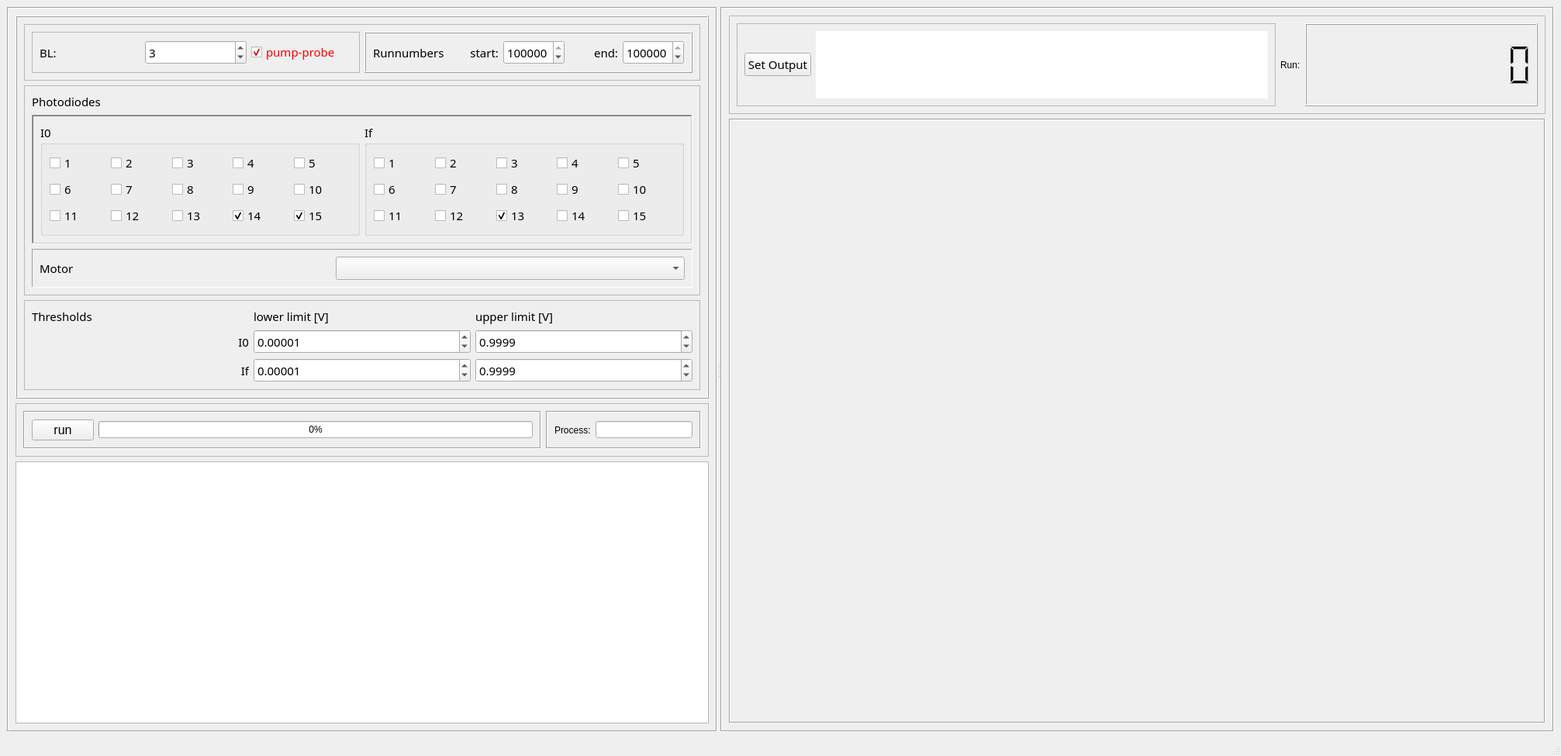
<?xml version="1.0" encoding="UTF-8"?>
<ui version="4.0">
 <class>MainWindow</class>
 <widget class="QMainWindow" name="MainWindow">
  <property name="geometry">
   <rect>
    <x>0</x>
    <y>0</y>
    <width>2013</width>
    <height>975</height>
   </rect>
  </property>
  <property name="windowTitle">
   <string>MainWindow</string>
  </property>
  <widget class="QWidget" name="centralwidget">
   <layout class="QGridLayout" name="gridLayout_5">
    <item row="0" column="0">
     <widget class="QSplitter" name="splitter">
      <property name="orientation">
       <enum>Qt::Horizontal</enum>
      </property>
      <widget class="QFrame" name="frame_10">
       <property name="frameShape">
        <enum>QFrame::Box</enum>
       </property>
       <property name="frameShadow">
        <enum>QFrame::Sunken</enum>
       </property>
       <property name="lineWidth">
        <number>1</number>
       </property>
       <layout class="QVBoxLayout" name="verticalLayout_2">
        <item>
         <widget class="QFrame" name="frame">
          <property name="font">
           <font>
            <family>Sans Serif</family>
            <pointsize>11</pointsize>
            <weight>50</weight>
            <bold>false</bold>
           </font>
          </property>
          <property name="frameShape">
           <enum>QFrame::Box</enum>
          </property>
          <property name="frameShadow">
           <enum>QFrame::Raised</enum>
          </property>
          <layout class="QVBoxLayout" name="verticalLayout">
           <item>
            <widget class="QFrame" name="frame_8">
             <property name="frameShape">
              <enum>QFrame::StyledPanel</enum>
             </property>
             <property name="frameShadow">
              <enum>QFrame::Raised</enum>
             </property>
             <layout class="QHBoxLayout" name="horizontalLayout_3">
              <item>
               <widget class="QFrame" name="frame_6">
                <property name="frameShape">
                 <enum>QFrame::StyledPanel</enum>
                </property>
                <property name="frameShadow">
                 <enum>QFrame::Raised</enum>
                </property>
                <layout class="QGridLayout" name="gridLayout_3">
                 <item row="0" column="0">
                  <widget class="QLabel" name="label_6">
                   <property name="font">
                    <font>
                     <family>Sans Serif</family>
                     <pointsize>11</pointsize>
                     <weight>50</weight>
                     <bold>false</bold>
                    </font>
                   </property>
                   <property name="text">
                    <string>BL:</string>
                   </property>
                  </widget>
                 </item>
                 <item row="0" column="1">
                  <widget class="QSpinBox" name="sB_BL">
                   <property name="font">
                    <font>
                     <family>Sans Serif</family>
                     <pointsize>11</pointsize>
                     <weight>50</weight>
                     <bold>false</bold>
                    </font>
                   </property>
                   <property name="minimum">
                    <number>1</number>
                   </property>
                   <property name="maximum">
                    <number>5</number>
                   </property>
                   <property name="value">
                    <number>3</number>
                   </property>
                  </widget>
                 </item>
                 <item row="0" column="2">
                  <widget class="QCheckBox" name="checkBox_wLaser">
                   <property name="styleSheet">
                    <string notr="true">color: rgb(255, 0, 0);
font: 100 12pt &quot;Sans Serif&quot;;</string>
                   </property>
                   <property name="text">
                    <string>pump-probe</string>
                   </property>
                   <property name="checked">
                    <bool>true</bool>
                   </property>
                  </widget>
                 </item>
                </layout>
               </widget>
              </item>
              <item>
               <widget class="QFrame" name="frame_4">
                <property name="frameShape">
                 <enum>QFrame::Box</enum>
                </property>
                <property name="frameShadow">
                 <enum>QFrame::Raised</enum>
                </property>
                <layout class="QGridLayout" name="gridLayout_2">
                 <item row="0" column="6">
                  <widget class="QSpinBox" name="sB_RN_end">
                   <property name="font">
                    <font>
                     <family>Sans Serif</family>
                     <pointsize>11</pointsize>
                     <weight>50</weight>
                     <bold>false</bold>
                    </font>
                   </property>
                   <property name="minimum">
                    <number>1</number>
                   </property>
                   <property name="maximum">
                    <number>9999999</number>
                   </property>
                   <property name="value">
                    <number>1159914</number>
                   </property>
                  </widget>
                 </item>
                 <item row="0" column="5">
                  <widget class="QLabel" name="label_8">
                   <property name="font">
                    <font>
                     <family>Sans Serif</family>
                     <pointsize>11</pointsize>
                     <weight>50</weight>
                     <bold>false</bold>
                    </font>
                   </property>
                   <property name="text">
                    <string>end:</string>
                   </property>
                   <property name="alignment">
                    <set>Qt::AlignRight|Qt::AlignTrailing|Qt::AlignVCenter</set>
                   </property>
                  </widget>
                 </item>
                 <item row="0" column="3">
                  <widget class="QSpinBox" name="sB_RN_start">
                   <property name="font">
                    <font>
                     <family>Sans Serif</family>
                     <pointsize>11</pointsize>
                     <weight>50</weight>
                     <bold>false</bold>
                    </font>
                   </property>
                   <property name="minimum">
                    <number>1</number>
                   </property>
                   <property name="maximum">
                    <number>9999999</number>
                   </property>
                   <property name="value">
                    <number>1159913</number>
                   </property>
                  </widget>
                 </item>
                 <item row="0" column="0">
                  <widget class="QLabel" name="label_10">
                   <property name="font">
                    <font>
                     <family>Sans Serif</family>
                     <pointsize>11</pointsize>
                     <weight>50</weight>
                     <bold>false</bold>
                    </font>
                   </property>
                   <property name="text">
                    <string>Runnumbers</string>
                   </property>
                  </widget>
                 </item>
                 <item row="0" column="1">
                  <widget class="QLabel" name="label_7">
                   <property name="font">
                    <font>
                     <family>Sans Serif</family>
                     <pointsize>11</pointsize>
                     <weight>50</weight>
                     <bold>false</bold>
                    </font>
                   </property>
                   <property name="text">
                    <string>start:</string>
                   </property>
                   <property name="alignment">
                    <set>Qt::AlignRight|Qt::AlignTrailing|Qt::AlignVCenter</set>
                   </property>
                  </widget>
                 </item>
                </layout>
               </widget>
              </item>
             </layout>
            </widget>
           </item>
           <item>
            <widget class="QFrame" name="frame_7">
             <property name="frameShape">
              <enum>QFrame::StyledPanel</enum>
             </property>
             <property name="frameShadow">
              <enum>QFrame::Raised</enum>
             </property>
             <layout class="QGridLayout" name="gridLayout_4">
              <item row="1" column="0">
               <widget class="QFrame" name="frame_5">
                <property name="sizePolicy">
                 <sizepolicy hsizetype="Preferred" vsizetype="Minimum">
                  <horstretch>0</horstretch>
                  <verstretch>0</verstretch>
                 </sizepolicy>
                </property>
                <property name="minimumSize">
                 <size>
                  <width>0</width>
                  <height>130</height>
                 </size>
                </property>
                <property name="frameShape">
                 <enum>QFrame::WinPanel</enum>
                </property>
                <property name="frameShadow">
                 <enum>QFrame::Sunken</enum>
                </property>
                <layout class="QHBoxLayout" name="horizontalLayout_2">
                 <item>
                  <widget class="QGroupBox" name="groupBox">
                   <property name="title">
                    <string>I0</string>
                   </property>
                   <layout class="QGridLayout" name="gridLayout_6">
                    <item row="0" column="0">
                     <widget class="QCheckBox" name="pdI0_1">
                      <property name="sizePolicy">
                       <sizepolicy hsizetype="Minimum" vsizetype="Fixed">
                        <horstretch>50</horstretch>
                        <verstretch>0</verstretch>
                       </sizepolicy>
                      </property>
                      <property name="text">
                       <string>1</string>
                      </property>
                     </widget>
                    </item>
                    <item row="0" column="1">
                     <widget class="QCheckBox" name="pdI0_2">
                      <property name="sizePolicy">
                       <sizepolicy hsizetype="Minimum" vsizetype="Fixed">
                        <horstretch>50</horstretch>
                        <verstretch>0</verstretch>
                       </sizepolicy>
                      </property>
                      <property name="text">
                       <string>2</string>
                      </property>
                     </widget>
                    </item>
                    <item row="0" column="2">
                     <widget class="QCheckBox" name="pdI0_3">
                      <property name="sizePolicy">
                       <sizepolicy hsizetype="Minimum" vsizetype="Fixed">
                        <horstretch>50</horstretch>
                        <verstretch>0</verstretch>
                       </sizepolicy>
                      </property>
                      <property name="text">
                       <string>3</string>
                      </property>
                     </widget>
                    </item>
                    <item row="0" column="3">
                     <widget class="QCheckBox" name="pdI0_4">
                      <property name="sizePolicy">
                       <sizepolicy hsizetype="Minimum" vsizetype="Fixed">
                        <horstretch>50</horstretch>
                        <verstretch>0</verstretch>
                       </sizepolicy>
                      </property>
                      <property name="text">
                       <string>4</string>
                      </property>
                     </widget>
                    </item>
                    <item row="0" column="4">
                     <widget class="QCheckBox" name="pdI0_5">
                      <property name="sizePolicy">
                       <sizepolicy hsizetype="Minimum" vsizetype="Fixed">
                        <horstretch>50</horstretch>
                        <verstretch>0</verstretch>
                       </sizepolicy>
                      </property>
                      <property name="text">
                       <string>5</string>
                      </property>
                     </widget>
                    </item>
                    <item row="1" column="0">
                     <widget class="QCheckBox" name="pdI0_6">
                      <property name="sizePolicy">
                       <sizepolicy hsizetype="Minimum" vsizetype="Fixed">
                        <horstretch>50</horstretch>
                        <verstretch>0</verstretch>
                       </sizepolicy>
                      </property>
                      <property name="text">
                       <string>6</string>
                      </property>
                     </widget>
                    </item>
                    <item row="1" column="1">
                     <widget class="QCheckBox" name="pdI0_7">
                      <property name="sizePolicy">
                       <sizepolicy hsizetype="Minimum" vsizetype="Fixed">
                        <horstretch>50</horstretch>
                        <verstretch>0</verstretch>
                       </sizepolicy>
                      </property>
                      <property name="text">
                       <string>7</string>
                      </property>
                     </widget>
                    </item>
                    <item row="1" column="2">
                     <widget class="QCheckBox" name="pdI0_8">
                      <property name="sizePolicy">
                       <sizepolicy hsizetype="Minimum" vsizetype="Fixed">
                        <horstretch>50</horstretch>
                        <verstretch>0</verstretch>
                       </sizepolicy>
                      </property>
                      <property name="text">
                       <string>8</string>
                      </property>
                     </widget>
                    </item>
                    <item row="1" column="3">
                     <widget class="QCheckBox" name="pdI0_9">
                      <property name="sizePolicy">
                       <sizepolicy hsizetype="Minimum" vsizetype="Fixed">
                        <horstretch>50</horstretch>
                        <verstretch>0</verstretch>
                       </sizepolicy>
                      </property>
                      <property name="text">
                       <string>9</string>
                      </property>
                     </widget>
                    </item>
                    <item row="1" column="4">
                     <widget class="QCheckBox" name="pdI0_10">
                      <property name="sizePolicy">
                       <sizepolicy hsizetype="Minimum" vsizetype="Fixed">
                        <horstretch>50</horstretch>
                        <verstretch>0</verstretch>
                       </sizepolicy>
                      </property>
                      <property name="text">
                       <string>10</string>
                      </property>
                     </widget>
                    </item>
                    <item row="2" column="0">
                     <widget class="QCheckBox" name="pdI0_11">
                      <property name="sizePolicy">
                       <sizepolicy hsizetype="Minimum" vsizetype="Fixed">
                        <horstretch>50</horstretch>
                        <verstretch>0</verstretch>
                       </sizepolicy>
                      </property>
                      <property name="text">
                       <string>11</string>
                      </property>
                     </widget>
                    </item>
                    <item row="2" column="1">
                     <widget class="QCheckBox" name="pdI0_12">
                      <property name="sizePolicy">
                       <sizepolicy hsizetype="Minimum" vsizetype="Fixed">
                        <horstretch>50</horstretch>
                        <verstretch>0</verstretch>
                       </sizepolicy>
                      </property>
                      <property name="text">
                       <string>12</string>
                      </property>
                     </widget>
                    </item>
                    <item row="2" column="2">
                     <widget class="QCheckBox" name="pdI0_13">
                      <property name="sizePolicy">
                       <sizepolicy hsizetype="Minimum" vsizetype="Fixed">
                        <horstretch>50</horstretch>
                        <verstretch>0</verstretch>
                       </sizepolicy>
                      </property>
                      <property name="text">
                       <string>13</string>
                      </property>
                     </widget>
                    </item>
                    <item row="2" column="3">
                     <widget class="QCheckBox" name="pdI0_14">
                      <property name="sizePolicy">
                       <sizepolicy hsizetype="Minimum" vsizetype="Fixed">
                        <horstretch>50</horstretch>
                        <verstretch>0</verstretch>
                       </sizepolicy>
                      </property>
                      <property name="text">
                       <string>14</string>
                      </property>
                      <property name="checked">
                       <bool>true</bool>
                      </property>
                     </widget>
                    </item>
                    <item row="2" column="4">
                     <widget class="QCheckBox" name="pdI0_15">
                      <property name="sizePolicy">
                       <sizepolicy hsizetype="Minimum" vsizetype="Fixed">
                        <horstretch>50</horstretch>
                        <verstretch>0</verstretch>
                       </sizepolicy>
                      </property>
                      <property name="text">
                       <string>15</string>
                      </property>
                      <property name="checked">
                       <bool>true</bool>
                      </property>
                     </widget>
                    </item>
                   </layout>
                  </widget>
                 </item>
                 <item>
                  <widget class="QGroupBox" name="groupBox_2">
                   <property name="title">
                    <string>If</string>
                   </property>
                   <layout class="QGridLayout" name="gridLayout_7">
                    <item row="0" column="0">
                     <widget class="QCheckBox" name="pdI_1">
                      <property name="sizePolicy">
                       <sizepolicy hsizetype="Minimum" vsizetype="Fixed">
                        <horstretch>50</horstretch>
                        <verstretch>0</verstretch>
                       </sizepolicy>
                      </property>
                      <property name="text">
                       <string>1</string>
                      </property>
                     </widget>
                    </item>
                    <item row="0" column="1">
                     <widget class="QCheckBox" name="pdI_2">
                      <property name="sizePolicy">
                       <sizepolicy hsizetype="Minimum" vsizetype="Fixed">
                        <horstretch>50</horstretch>
                        <verstretch>0</verstretch>
                       </sizepolicy>
                      </property>
                      <property name="text">
                       <string>2</string>
                      </property>
                     </widget>
                    </item>
                    <item row="0" column="2">
                     <widget class="QCheckBox" name="pdI_3">
                      <property name="sizePolicy">
                       <sizepolicy hsizetype="Minimum" vsizetype="Fixed">
                        <horstretch>50</horstretch>
                        <verstretch>0</verstretch>
                       </sizepolicy>
                      </property>
                      <property name="text">
                       <string>3</string>
                      </property>
                     </widget>
                    </item>
                    <item row="0" column="3">
                     <widget class="QCheckBox" name="pdI_4">
                      <property name="sizePolicy">
                       <sizepolicy hsizetype="Minimum" vsizetype="Fixed">
                        <horstretch>50</horstretch>
                        <verstretch>0</verstretch>
                       </sizepolicy>
                      </property>
                      <property name="text">
                       <string>4</string>
                      </property>
                     </widget>
                    </item>
                    <item row="0" column="4">
                     <widget class="QCheckBox" name="pdI_5">
                      <property name="sizePolicy">
                       <sizepolicy hsizetype="Minimum" vsizetype="Fixed">
                        <horstretch>50</horstretch>
                        <verstretch>0</verstretch>
                       </sizepolicy>
                      </property>
                      <property name="text">
                       <string>5</string>
                      </property>
                     </widget>
                    </item>
                    <item row="1" column="0">
                     <widget class="QCheckBox" name="pdI_6">
                      <property name="sizePolicy">
                       <sizepolicy hsizetype="Minimum" vsizetype="Fixed">
                        <horstretch>50</horstretch>
                        <verstretch>0</verstretch>
                       </sizepolicy>
                      </property>
                      <property name="text">
                       <string>6</string>
                      </property>
                     </widget>
                    </item>
                    <item row="1" column="1">
                     <widget class="QCheckBox" name="pdI_7">
                      <property name="sizePolicy">
                       <sizepolicy hsizetype="Minimum" vsizetype="Fixed">
                        <horstretch>50</horstretch>
                        <verstretch>0</verstretch>
                       </sizepolicy>
                      </property>
                      <property name="text">
                       <string>7</string>
                      </property>
                     </widget>
                    </item>
                    <item row="1" column="2">
                     <widget class="QCheckBox" name="pdI_8">
                      <property name="sizePolicy">
                       <sizepolicy hsizetype="Minimum" vsizetype="Fixed">
                        <horstretch>50</horstretch>
                        <verstretch>0</verstretch>
                       </sizepolicy>
                      </property>
                      <property name="text">
                       <string>8</string>
                      </property>
                     </widget>
                    </item>
                    <item row="1" column="3">
                     <widget class="QCheckBox" name="pdI_9">
                      <property name="sizePolicy">
                       <sizepolicy hsizetype="Minimum" vsizetype="Fixed">
                        <horstretch>50</horstretch>
                        <verstretch>0</verstretch>
                       </sizepolicy>
                      </property>
                      <property name="text">
                       <string>9</string>
                      </property>
                     </widget>
                    </item>
                    <item row="1" column="4">
                     <widget class="QCheckBox" name="pdI_10">
                      <property name="sizePolicy">
                       <sizepolicy hsizetype="Minimum" vsizetype="Fixed">
                        <horstretch>50</horstretch>
                        <verstretch>0</verstretch>
                       </sizepolicy>
                      </property>
                      <property name="text">
                       <string>10</string>
                      </property>
                     </widget>
                    </item>
                    <item row="2" column="0">
                     <widget class="QCheckBox" name="pdI_11">
                      <property name="sizePolicy">
                       <sizepolicy hsizetype="Minimum" vsizetype="Fixed">
                        <horstretch>50</horstretch>
                        <verstretch>0</verstretch>
                       </sizepolicy>
                      </property>
                      <property name="text">
                       <string>11</string>
                      </property>
                     </widget>
                    </item>
                    <item row="2" column="1">
                     <widget class="QCheckBox" name="pdI_12">
                      <property name="sizePolicy">
                       <sizepolicy hsizetype="Minimum" vsizetype="Fixed">
                        <horstretch>50</horstretch>
                        <verstretch>0</verstretch>
                       </sizepolicy>
                      </property>
                      <property name="text">
                       <string>12</string>
                      </property>
                     </widget>
                    </item>
                    <item row="2" column="2">
                     <widget class="QCheckBox" name="pdI_13">
                      <property name="sizePolicy">
                       <sizepolicy hsizetype="Minimum" vsizetype="Fixed">
                        <horstretch>50</horstretch>
                        <verstretch>0</verstretch>
                       </sizepolicy>
                      </property>
                      <property name="text">
                       <string>13</string>
                      </property>
                      <property name="checked">
                       <bool>true</bool>
                      </property>
                     </widget>
                    </item>
                    <item row="2" column="3">
                     <widget class="QCheckBox" name="pdI_14">
                      <property name="sizePolicy">
                       <sizepolicy hsizetype="Minimum" vsizetype="Fixed">
                        <horstretch>50</horstretch>
                        <verstretch>0</verstretch>
                       </sizepolicy>
                      </property>
                      <property name="text">
                       <string>14</string>
                      </property>
                     </widget>
                    </item>
                    <item row="2" column="4">
                     <widget class="QCheckBox" name="pdI_15">
                      <property name="sizePolicy">
                       <sizepolicy hsizetype="Minimum" vsizetype="Fixed">
                        <horstretch>50</horstretch>
                        <verstretch>0</verstretch>
                       </sizepolicy>
                      </property>
                      <property name="text">
                       <string>15</string>
                      </property>
                     </widget>
                    </item>
                   </layout>
                  </widget>
                 </item>
                </layout>
               </widget>
              </item>
              <item row="0" column="0">
               <widget class="QLabel" name="label_4">
                <property name="font">
                 <font>
                  <family>Sans Serif</family>
                  <pointsize>11</pointsize>
                  <weight>50</weight>
                  <bold>false</bold>
                 </font>
                </property>
                <property name="text">
                 <string>Photodiodes</string>
                </property>
               </widget>
              </item>
              <item row="2" column="0">
               <widget class="QFrame" name="frame_12">
                <property name="frameShape">
                 <enum>QFrame::Panel</enum>
                </property>
                <property name="frameShadow">
                 <enum>QFrame::Sunken</enum>
                </property>
                <layout class="QHBoxLayout" name="horizontalLayout_6">
                 <item>
                  <widget class="QLabel" name="label_11">
                   <property name="text">
                    <string>Motor</string>
                   </property>
                  </widget>
                 </item>
                 <item>
                  <widget class="QComboBox" name="comboBox">
                   <property name="sizePolicy">
                    <sizepolicy hsizetype="Minimum" vsizetype="Fixed">
                     <horstretch>0</horstretch>
                     <verstretch>0</verstretch>
                    </sizepolicy>
                   </property>
                   <property name="minimumSize">
                    <size>
                     <width>450</width>
                     <height>0</height>
                    </size>
                   </property>
                  </widget>
                 </item>
                </layout>
               </widget>
              </item>
             </layout>
            </widget>
           </item>
           <item>
            <widget class="QFrame" name="frame_2">
             <property name="enabled">
              <bool>true</bool>
             </property>
             <property name="frameShape">
              <enum>QFrame::StyledPanel</enum>
             </property>
             <property name="frameShadow">
              <enum>QFrame::Raised</enum>
             </property>
             <layout class="QGridLayout" name="gridLayout">
              <item row="0" column="1">
               <widget class="QLabel" name="label_3">
                <property name="text">
                 <string>lower limit [V]</string>
                </property>
               </widget>
              </item>
              <item row="0" column="2">
               <widget class="QLabel" name="label_9">
                <property name="text">
                 <string>upper limit [V]</string>
                </property>
               </widget>
              </item>
              <item row="1" column="0">
               <widget class="QLabel" name="label">
                <property name="text">
                 <string>I0</string>
                </property>
                <property name="alignment">
                 <set>Qt::AlignRight|Qt::AlignTrailing|Qt::AlignVCenter</set>
                </property>
               </widget>
              </item>
              <item row="1" column="1">
               <widget class="QDoubleSpinBox" name="dsb_I0_ll">
                <property name="decimals">
                 <number>5</number>
                </property>
                <property name="maximum">
                 <double>1.100000000000000</double>
                </property>
                <property name="singleStep">
                 <double>0.010000000000000</double>
                </property>
                <property name="value">
                 <double>0.000010000000000</double>
                </property>
               </widget>
              </item>
              <item row="1" column="2">
               <widget class="QDoubleSpinBox" name="dsb_I0_ul">
                <property name="decimals">
                 <number>4</number>
                </property>
                <property name="maximum">
                 <double>1.100000000000000</double>
                </property>
                <property name="singleStep">
                 <double>0.010000000000000</double>
                </property>
                <property name="value">
                 <double>0.999900000000000</double>
                </property>
               </widget>
              </item>
              <item row="2" column="0">
               <widget class="QLabel" name="label_2">
                <property name="text">
                 <string>If</string>
                </property>
                <property name="alignment">
                 <set>Qt::AlignRight|Qt::AlignTrailing|Qt::AlignVCenter</set>
                </property>
               </widget>
              </item>
              <item row="2" column="1">
               <widget class="QDoubleSpinBox" name="dsb_If_ll">
                <property name="decimals">
                 <number>5</number>
                </property>
                <property name="maximum">
                 <double>1.100000000000000</double>
                </property>
                <property name="singleStep">
                 <double>0.010000000000000</double>
                </property>
                <property name="value">
                 <double>0.000010000000000</double>
                </property>
               </widget>
              </item>
              <item row="2" column="2">
               <widget class="QDoubleSpinBox" name="dsb_If_ul">
                <property name="decimals">
                 <number>4</number>
                </property>
                <property name="maximum">
                 <double>1.100000000000000</double>
                </property>
                <property name="singleStep">
                 <double>0.010000000000000</double>
                </property>
                <property name="value">
                 <double>0.999900000000000</double>
                </property>
               </widget>
              </item>
              <item row="0" column="0">
               <widget class="QLabel" name="label_5">
                <property name="font">
                 <font>
                  <family>Sans Serif</family>
                  <pointsize>11</pointsize>
                  <weight>50</weight>
                  <bold>false</bold>
                 </font>
                </property>
                <property name="text">
                 <string>Thresholds</string>
                </property>
               </widget>
              </item>
             </layout>
            </widget>
           </item>
          </layout>
         </widget>
        </item>
        <item>
         <widget class="QFrame" name="frame_9">
          <property name="frameShape">
           <enum>QFrame::StyledPanel</enum>
          </property>
          <property name="frameShadow">
           <enum>QFrame::Raised</enum>
          </property>
          <layout class="QHBoxLayout" name="horizontalLayout_4">
           <item>
            <widget class="QFrame" name="frame_15">
             <property name="frameShape">
              <enum>QFrame::Box</enum>
             </property>
             <property name="frameShadow">
              <enum>QFrame::Sunken</enum>
             </property>
             <layout class="QHBoxLayout" name="horizontalLayout_8">
              <item>
               <widget class="QPushButton" name="pB_run">
                <property name="font">
                 <font>
                  <pointsize>12</pointsize>
                 </font>
                </property>
                <property name="text">
                 <string>run</string>
                </property>
               </widget>
              </item>
              <item>
               <widget class="QProgressBar" name="progressBar">
                <property name="value">
                 <number>0</number>
                </property>
               </widget>
              </item>
             </layout>
            </widget>
           </item>
           <item>
            <widget class="QFrame" name="frame_16">
             <property name="frameShape">
              <enum>QFrame::Box</enum>
             </property>
             <property name="frameShadow">
              <enum>QFrame::Sunken</enum>
             </property>
             <layout class="QHBoxLayout" name="horizontalLayout_9">
              <item>
               <widget class="QLabel" name="label_13">
                <property name="text">
                 <string>Process:</string>
                </property>
               </widget>
              </item>
              <item>
               <widget class="QLineEdit" name="lineEdit">
                <property name="sizePolicy">
                 <sizepolicy hsizetype="Minimum" vsizetype="Fixed">
                  <horstretch>0</horstretch>
                  <verstretch>0</verstretch>
                 </sizepolicy>
                </property>
                <property name="minimumSize">
                 <size>
                  <width>125</width>
                  <height>0</height>
                 </size>
                </property>
               </widget>
              </item>
             </layout>
            </widget>
           </item>
          </layout>
         </widget>
        </item>
        <item>
         <widget class="QTextBrowser" name="textBrowser_2"/>
        </item>
       </layout>
      </widget>
      <widget class="QFrame" name="frame_11">
       <property name="frameShape">
        <enum>QFrame::Box</enum>
       </property>
       <property name="frameShadow">
        <enum>QFrame::Sunken</enum>
       </property>
       <layout class="QVBoxLayout" name="verticalLayout_3">
        <item>
         <widget class="QFrame" name="frame_14">
          <property name="frameShape">
           <enum>QFrame::StyledPanel</enum>
          </property>
          <property name="frameShadow">
           <enum>QFrame::Raised</enum>
          </property>
          <layout class="QHBoxLayout" name="horizontalLayout_7">
           <item>
            <widget class="QFrame" name="frame_3">
             <property name="sizePolicy">
              <sizepolicy hsizetype="Preferred" vsizetype="Minimum">
               <horstretch>0</horstretch>
               <verstretch>0</verstretch>
              </sizepolicy>
             </property>
             <property name="minimumSize">
              <size>
               <width>0</width>
               <height>20</height>
              </size>
             </property>
             <property name="frameShape">
              <enum>QFrame::StyledPanel</enum>
             </property>
             <property name="frameShadow">
              <enum>QFrame::Raised</enum>
             </property>
             <layout class="QHBoxLayout" name="horizontalLayout">
              <item>
               <widget class="QPushButton" name="pB_path">
                <property name="font">
                 <font>
                  <family>Sans Serif</family>
                  <pointsize>11</pointsize>
                  <weight>50</weight>
                  <bold>false</bold>
                 </font>
                </property>
                <property name="text">
                 <string>Set Output</string>
                </property>
               </widget>
              </item>
              <item>
               <widget class="QTextBrowser" name="textBrowser">
                <property name="sizePolicy">
                 <sizepolicy hsizetype="Expanding" vsizetype="Minimum">
                  <horstretch>0</horstretch>
                  <verstretch>0</verstretch>
                 </sizepolicy>
                </property>
                <property name="minimumSize">
                 <size>
                  <width>0</width>
                  <height>20</height>
                 </size>
                </property>
                <property name="font">
                 <font>
                  <family>Sans Serif</family>
                  <pointsize>12</pointsize>
                  <weight>9</weight>
                  <italic>false</italic>
                  <bold>false</bold>
                 </font>
                </property>
                <property name="styleSheet">
                 <string notr="true">font: 75 12pt &quot;Sans Serif&quot;;
color: rgb(255, 0, 0);</string>
                </property>
                <property name="frameShape">
                 <enum>QFrame::NoFrame</enum>
                </property>
                <property name="frameShadow">
                 <enum>QFrame::Sunken</enum>
                </property>
               </widget>
              </item>
             </layout>
            </widget>
           </item>
           <item>
            <widget class="QLabel" name="label_12">
             <property name="text">
              <string>Run:</string>
             </property>
            </widget>
           </item>
           <item>
            <widget class="QLCDNumber" name="lcdNumber">
             <property name="minimumSize">
              <size>
               <width>300</width>
               <height>50</height>
              </size>
             </property>
             <property name="digitCount">
              <number>10</number>
             </property>
            </widget>
           </item>
          </layout>
         </widget>
        </item>
        <item>
         <widget class="QFrame" name="frame_13">
          <property name="sizePolicy">
           <sizepolicy hsizetype="Preferred" vsizetype="Minimum">
            <horstretch>0</horstretch>
            <verstretch>0</verstretch>
           </sizepolicy>
          </property>
          <property name="minimumSize">
           <size>
            <width>0</width>
            <height>780</height>
           </size>
          </property>
          <property name="frameShape">
           <enum>QFrame::Box</enum>
          </property>
          <property name="frameShadow">
           <enum>QFrame::Sunken</enum>
          </property>
          <layout class="QHBoxLayout" name="horizontalLayout_5">
           <item>
            <widget class="QWidget" name="widget" native="true"/>
           </item>
           <item>
            <widget class="QWidget" name="widget_2" native="true"/>
           </item>
          </layout>
         </widget>
        </item>
       </layout>
      </widget>
     </widget>
    </item>
   </layout>
  </widget>
  <widget class="QMenuBar" name="menubar">
   <property name="geometry">
    <rect>
     <x>0</x>
     <y>0</y>
     <width>2013</width>
     <height>24</height>
    </rect>
   </property>
  </widget>
  <widget class="QStatusBar" name="statusbar"/>
 </widget>
 <resources/>
 <connections/>
</ui>
